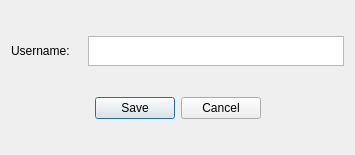
<?xml version="1.0" encoding="UTF-8"?>
<ui version="4.0">
 <class>SaveDialog</class>
 <widget class="QDialog" name="SaveDialog">
  <property name="geometry">
   <rect>
    <x>0</x>
    <y>0</y>
    <width>355</width>
    <height>155</height>
   </rect>
  </property>
  <property name="sizePolicy">
   <sizepolicy hsizetype="Fixed" vsizetype="Fixed">
    <horstretch>0</horstretch>
    <verstretch>0</verstretch>
   </sizepolicy>
  </property>
  <property name="windowTitle">
   <string>Dialog</string>
  </property>
  <layout class="QVBoxLayout" name="verticalLayout">
   <item>
    <layout class="QHBoxLayout" name="horizontalLayout">
     <item>
      <widget class="QLabel" name="label">
       <property name="text">
        <string>Username:</string>
       </property>
      </widget>
     </item>
     <item>
      <widget class="QTextEdit" name="usernameTb">
       <property name="sizePolicy">
        <sizepolicy hsizetype="Fixed" vsizetype="Fixed">
         <horstretch>0</horstretch>
         <verstretch>0</verstretch>
        </sizepolicy>
       </property>
       <property name="minimumSize">
        <size>
         <width>0</width>
         <height>30</height>
        </size>
       </property>
       <property name="maximumSize">
        <size>
         <width>16777215</width>
         <height>30</height>
        </size>
       </property>
      </widget>
     </item>
    </layout>
   </item>
   <item>
    <widget class="QDialogButtonBox" name="buttonBox">
     <property name="orientation">
      <enum>Qt::Horizontal</enum>
     </property>
     <property name="standardButtons">
      <set>QDialogButtonBox::Cancel|QDialogButtonBox::Save</set>
     </property>
     <property name="centerButtons">
      <bool>true</bool>
     </property>
    </widget>
   </item>
  </layout>
 </widget>
 <resources/>
 <connections>
  <connection>
   <sender>buttonBox</sender>
   <signal>accepted()</signal>
   <receiver>SaveDialog</receiver>
   <slot>accept()</slot>
   <hints>
    <hint type="sourcelabel">
     <x>248</x>
     <y>254</y>
    </hint>
    <hint type="destinationlabel">
     <x>157</x>
     <y>274</y>
    </hint>
   </hints>
  </connection>
  <connection>
   <sender>buttonBox</sender>
   <signal>rejected()</signal>
   <receiver>SaveDialog</receiver>
   <slot>reject()</slot>
   <hints>
    <hint type="sourcelabel">
     <x>316</x>
     <y>260</y>
    </hint>
    <hint type="destinationlabel">
     <x>286</x>
     <y>274</y>
    </hint>
   </hints>
  </connection>
 </connections>
</ui>
